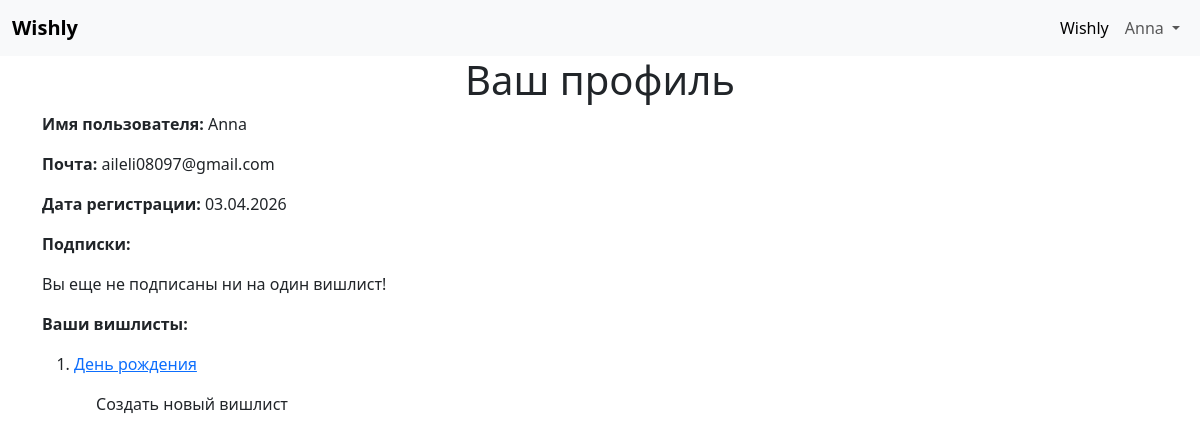
The page /profile (signed in) on the database as committed earlier.
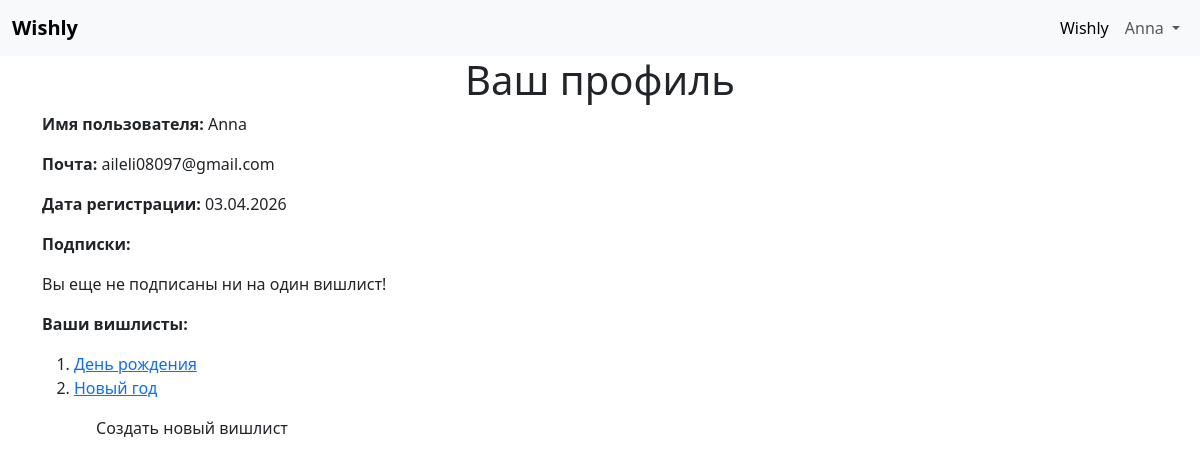
The same page on the database as committed later.
### data/lists.py (models this page shows, shortened)
class Lists(SqlAlchemyBase, SerializerMixin):
    __tablename__ = 'lists'
    id = sqlalchemy.Column(sqlalchemy.Integer,
                           primary_key=True, autoincrement=True)
    feast = sqlalchemy.Column(sqlalchemy.String, nullable=True)
    date = sqlalchemy.Column(sqlalchemy.Date,
                                   default=datetime.date.today, nullable=True)
    time = sqlalchemy.Column(sqlalchemy.Time,
                             default=datetime.time(hour=13, minute=30), nullable=True)
    notification = sqlalchemy.Column(sqlalchemy.Boolean, default=True)
    user_id = sqlalchemy.Column(sqlalchemy.Integer, sqlalchemy.ForeignKey('users.id'))
    token = sqlalchemy.Column(sqlalchemy.String, unique=True, nullable=True)
    user = orm.relationship('User')

### main.py (the view)
@application.route('/profile')
@login_required
def profile():
    db_sess = db_session.create_session()
    sub_lists = db_sess.query(Lists).join(
        ListSub, Lists.id == ListSub.list_id).filter(ListSub.user_id == current_user.id).all()
    lists = db_sess.query(Lists).filter(Lists.user_id == current_user.id).all()
    user = db_sess.query(User).filter(User.id == current_user.id).first()
    return render_template('profile.html', sub_lists=sub_lists, lists=lists, user=user)

### data/db_session.py (called while the page is built)
def create_session() -> Session:
    global __factory
    return __factory()

### main.py (called while the page is built)
@login_manager.user_loader
def load_user(user_id):
    db_sess = db_session.create_session()
    return db_sess.query(User).get(user_id)

### templates/profile.html
{% extends "base.html" %}
{% block content %}
<h1 class="text-center">Ваш профиль</h1>
<p><b>Имя пользователя:</b> {{ user.username }}</p>
<p><b>Почта:</b> {{ user.email }}</p>
<p><b>Дата регистрации:</b> {{ user.modified_date.strftime("%d.%m.%Y") }}</p>
<p><b>Подписки:</b></p>
{% if sub_lists %}
    <div class="table_container">
          <ol>
            {% for item in sub_lists %}
              <li class="ordinary"><a href="/shared/{{ item.token }}">{{ item.feast }}</a></li>
            {% endfor %}
          </ol>
    </div>
{% else %}
<p>Вы еще не подписаны ни на один вишлист!</p>
{% endif %}
<p><b>Ваши вишлисты:</b></p>
{% if lists %}
    <div class="table_container">
          <ol>
            {% for item in lists %}
              <li class="ordinary"><a href="/list{{ item.id }}">{{ item.feast }}</a></li>
            {% endfor %}
          </ol>
      <a class="nav-link btn btn-outline-info" style="width: 300px;" href="/add_list">Создать новый вишлист</a>
    </div>
{% else %}
<a class="nav-link btn btn-outline-info" style="width: 200px;" href="/add_list">Создать вишлист</a>
{% endif %}
{% endblock %}

Rows that differ between the two databases and show on the page:
added Lists: feast "Новый год"
